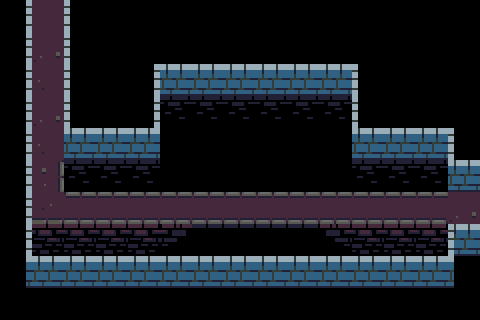

This game map was drawn from its Tiled (.tmx) file and the tilesets committed beside it. A one-line description and the full map source follow:
An orthogonal 15x10 tile map with 32x32 px tiles, 3 tile layers (walls, ground, death) and 8 objects (6x arrowSource, 2x connection).

<map version="1.0" tiledversion="1.0.3" orientation="orthogonal" renderorder="right-down" width="15" height="10" tilewidth="32" tileheight="32" nextobjectid="20">
 <properties>
  <property name="number" value="7" />
 </properties>
 <tileset firstgid="1" source="tower-tileset.tsx" />
 <layer name="walls" width="15" height="10">
  <data encoding="csv">
14,2,15,0,0,0,0,0,0,0,0,0,0,0,0,
14,0,15,0,0,0,0,0,0,0,0,0,0,0,0,
14,0,15,0,14,12,12,12,12,12,12,15,0,0,0,
14,0,15,0,14,0,0,0,0,0,0,15,0,0,0,
14,0,12,12,12,0,0,0,0,0,0,12,12,12,15,
14,0,0,0,0,0,0,0,0,0,0,0,0,0,12,
14,0,0,0,0,0,0,0,0,0,0,0,0,0,2,
14,0,0,0,0,0,0,0,0,0,0,0,0,0,22,
24,12,12,12,12,12,12,12,12,12,12,12,12,12,21,
0,0,0,0,0,0,0,0,0,0,0,0,0,0,0
</data>
 </layer>
 <layer name="ground" width="15" height="10">
  <data encoding="csv">
0,0,0,0,0,0,0,0,0,0,0,0,0,0,0,
0,27,0,0,0,0,0,0,0,0,0,0,0,0,0,
0,28,0,0,0,0,0,0,0,0,0,0,0,0,0,
0,27,0,0,0,0,0,0,0,0,0,0,0,0,0,
0,28,0,0,0,0,0,0,0,0,0,0,0,0,0,
0,56,0,0,0,0,0,0,0,0,0,0,0,0,0,
0,65,57,57,57,57,57,57,57,57,57,57,57,57,27,
0,0,0,0,0,0,0,0,0,0,0,0,0,0,0,
0,0,0,0,0,0,0,0,0,0,0,0,0,0,0,
0,0,0,0,0,0,0,0,0,0,0,0,0,0,0
</data>
 </layer>
 <layer name="death" width="15" height="10">
  <data encoding="csv">
0,0,0,0,0,0,0,0,0,0,0,0,0,0,0,
0,0,0,0,0,0,0,0,0,0,0,0,0,0,0,
0,0,0,0,0,0,0,0,0,0,0,0,0,0,0,
0,0,0,0,0,89,89,89,89,89,89,0,0,0,0,
0,0,0,0,0,4,4,4,4,4,4,0,0,0,0,
0,0,89,89,89,4,4,4,4,4,4,89,89,89,0,
0,0,0,0,0,0,0,0,0,0,0,0,0,0,0,
0,79,79,79,79,80,75,75,75,75,78,79,79,79,0,
0,0,0,0,0,0,0,0,0,0,0,0,0,0,0,
0,0,0,0,0,0,0,0,0,0,0,0,0,0,0
</data>
 </layer>
 <objectgroup name="objects">
  <object id="9" name="09" type="connection" x="32" y="32" width="32" height="32">
   <properties>
    <property name="dir" value="down" />
    <property name="to" value="08" />
   </properties>
  </object>
  <object id="10" name="10" type="connection" x="416" y="192" width="32" height="32">
   <properties>
    <property name="dir" value="left" />
    <property name="to" value="13" />
   </properties>
  </object>
  <object id="13" type="arrowSource" x="160" y="64" width="32" height="32">
   <properties>
    <property name="delay" value="1.5" />
    <property name="offset" value="2" />
    <property name="xdir" value="0" />
    <property name="ydir" value="-1" />
   </properties>
  </object>
  <object id="15" type="arrowSource" x="192" y="64" width="32" height="32">
   <properties>
    <property name="delay" value="1.5" />
    <property name="offset" value="1" />
    <property name="xdir" value="0" />
    <property name="ydir" value="-1" />
   </properties>
  </object>
  <object id="16" type="arrowSource" x="224" y="64" width="32" height="32">
   <properties>
    <property name="delay" value="1.5" />
    <property name="offset" value="0" />
    <property name="xdir" value="0" />
    <property name="ydir" value="-1" />
   </properties>
  </object>
  <object id="17" type="arrowSource" x="256" y="64" width="32" height="32">
   <properties>
    <property name="delay" value="1.5" />
    <property name="offset" value="2" />
    <property name="xdir" value="0" />
    <property name="ydir" value="-1" />
   </properties>
  </object>
  <object id="18" type="arrowSource" x="288" y="64" width="32" height="32">
   <properties>
    <property name="delay" value="1.5" />
    <property name="offset" value="1" />
    <property name="xdir" value="0" />
    <property name="ydir" value="-1" />
   </properties>
  </object>
  <object id="19" type="arrowSource" x="320" y="64" width="32" height="32">
   <properties>
    <property name="delay" value="1.5" />
    <property name="offset" value="0" />
    <property name="xdir" value="0" />
    <property name="ydir" value="-1" />
   </properties>
  </object>
 </objectgroup>
</map>
